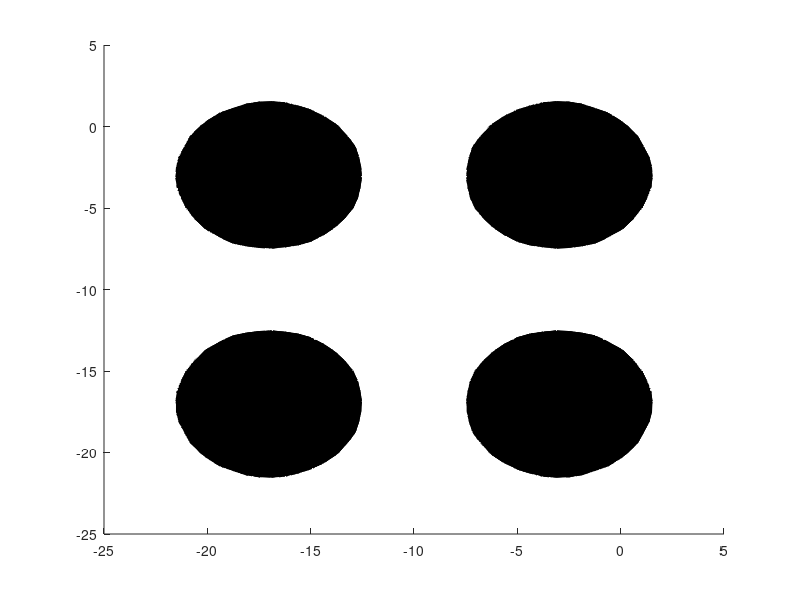

Recreate this plot in MATLAB. (Note: this script raises an error after producing the figure.)
clc;clear all;
m1 = 64;m2 = 64;m3 =64;n = 100;
xa=-30;xb=10;ya=-30;yb=10;za=-30;zb=10;ta=0;
alpha=1;beta=1;gamma=1;theta=1;
h1 = (xb-xa)/m1;
h2 = (yb-ya)/m2;
h3 = (zb-za)/m3;
x = xa:h1:xb; x = x';
y = ya:h2:yb; y = y';
z = za:h3:zb; z = z';
%%
varphi = @(x,y,z) 4*(atan(exp((4-sqrt((x+3).^2+(y+3).^2+(z+3).^2))./0.436)))+4*(atan(exp((4-sqrt((x+17).^2+(y+3).^2+(z+3).^2))./0.436)))+...
     4*(atan(exp((4-sqrt((x+3).^2+(y+17).^2+(z+3).^2))./0.436)))+4*(atan(exp((4-sqrt((x+17).^2+(y+17).^2+(z+3).^2))./0.436)));
   
  for i=1:m1+1
     for j=1:m2+1
       for l=1:m3+1
         u(i,j,l) = varphi(x(i),y(j),z(l));
         end
     end
  end
 
 u = sin(u/2);
 p = patch(isosurface(x,y,z,u,0.6));
 isonormals(x,y,z,u,p);
 p.FaceColor = 'red';
 p.EdgeColor = 'none';
 daspect([1 1 1])
 view(3);
 camlight 
 lighting gouraud
 
 xlabel  ({'$x$'},'FontUnits','points','interpreter','latex','FontSize',15,'FontName','Times')           
 ylabel  ({'$y$'},'FontUnits','points','interpreter','latex','FontSize',15,'FontName','Times')   
 zlabel  ({'$z$'},'FontUnits','points','interpreter','latex','FontSize',15,'FontName','Times')    
 title  ({'${\rm isosurfaces ~of ~\sin(u/2) = 0.6~ at~ t=0}$'},'FontUnits','points','interpreter','latex','FontSize',15,'FontName','Times')
 set(gca,'XTick',-30:10:10);set(gca,'YTick',-30:10:10);set(gca,'ZTick',-30:10:10);
 xlim([-30 10]);ylim([-30 10]);zlim([-13 10]);
 grid on;

